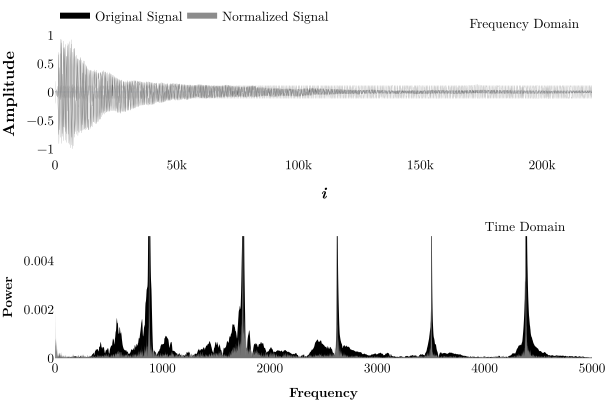

The Python source for this figure:
import plotly.graph_objects as go
import numpy as np
from scipy.interpolate import interp1d
import numpy.polynomial.polynomial as poly
import wave
from scipy.signal import savgol_filter
import os
from pathlib import Path
import sys
# import argparse
from plotly.subplots import make_subplots

def read_wav(path): 
  """returns signal & fps"""
  wav = wave.open(path , 'r')
  signal = np.frombuffer(wav.readframes(-1) , np.int16)
  fps = wav.getframerate()
  return signal, fps


def get_circle(x0, y0, x1, y1, r):
  '''returns center of circle that passes through two points'''
  
  radsq = r * r
  q = np.sqrt((x1 - x0)**2 + (y1 - y0)**2)

  # assert q <= 2 * r, f"shit"

  x3 = (x0 + x1) / 2
  y3 = (y0 + y1) / 2

  if y0 + y1 >= 0:
    xc = x3 + np.sqrt(radsq - (q / 2)**2) * ((y0 - y1) / q)
    yc = y3 + np.sqrt(radsq - (q / 2)**2) * ((x1 - x0) / q)
  else:
    xc = x3 - np.sqrt(radsq - (q / 2)**2) * ((y0 - y1) / q)
    yc = y3 - np.sqrt(radsq - (q / 2)**2) * ((x1 - x0) / q)

  return xc, yc


def get_radius_function(X, Y):
  m0 = np.average(Y[1:] - Y[:-1]) / np.average(X[1:] - X[:-1])
  curvatures_X = []
  curvatures_Y = []
  for i in range(len(X) - 1):
    m1 = (Y[i + 1] - Y[i]) / (X[i + 1] - X[i])

    theta = np.arctan( (m1 - m0) / (1 + m1 * m0) )
    k = np.sin(theta) / (X[i + 1] - X[i])

    # if k >= 0:
    curvatures_X.append((X[i + 1] + X[i]) / 2)
    curvatures_Y.append(k)
    
  curvatures_Y = np.array(curvatures_Y)
  coefs = poly.polyfit(curvatures_X, curvatures_Y, 0)
  smooth_curvatures_Y = poly.polyval(curvatures_X, coefs)

  r_of_x = interp1d(curvatures_X, 1 / np.abs(smooth_curvatures_Y), fill_value="extrapolate")

  return r_of_x


def get_frontier(X, Y):
  '''extracts the envelope via snowball method'''
  scaling = (np.average(X[1:]-X[:-1]) / 2) / np.average(Y)
  Y = Y * scaling

  r_of_x = get_radius_function(X, Y)
  idx1 = 0
  idx2 = 1
  frontierX = [X[0]]
  frontierY = [Y[0]]
  n = len(X)
  while idx2 < n:
    r = r_of_x((X[idx1] + X[idx2]) / 2)
    xc, yc = get_circle(X[idx1], Y[idx1], X[idx2], Y[idx2], r) # Triangle
    empty = True
    for i in range(idx2 + 1, n):
      if np.sqrt((xc - X[i])**2 + (yc - Y[i])**2) < r:
        empty = False
        idx2 += 1
        break
    if empty:
      frontierX.append(X[idx2])
      frontierY.append(Y[idx2])
      idx1 = idx2
      idx2 += 1
  # frontierX.append(X[-1])
  # frontierY.append(Y[-1])
  frontierX = np.array(frontierX)
  frontierY = np.array(frontierY) / scaling
  return frontierX, frontierY


'''==============='''
''' Read wav file '''
'''==============='''
name = "piano33"
parent_path = str(Path(os.path.abspath('./')).parents[0])
path = f"{parent_path}/Python/Samples/{name}.wav"
print(path)

W, fps = read_wav(path)

W = W - np.average(W)
amplitude = np.max(np.abs(W))
W = W / amplitude
n = W.size
print(f"n={n}")
X = np.arange(n)


sign = np.sign(W[0])
x = 1
while np.sign(W[x]) == sign:
  x += 1
x0 = x + 1
sign = np.sign(W[x0])


posX = []
posY = []
negX = []
negY = []
for x in range(x0, n):
  if np.sign(W[x]) != sign: # Prospective pulse
    if x - x0 > 2:          # Not noise
      xp = x0 + np.argmax(np.abs(W[x0 : x]))
      yp = W[xp]
      if np.sign(yp) >= 0:
        posX.append(xp)
        posY.append(yp)
      else:
        negX.append(xp)
        negY.append(yp)
    x0 = x
    sign = np.sign(W[x])

posX, posY, negX, negY = np.array(posX), np.array(posY), np.array(negX), np.array(negY)

pos_frontierX, pos_frontierY = get_frontier(posX, posY)
neg_frontierX, neg_frontierY = get_frontier(negX, negY)

frontierX = np.concatenate([pos_frontierX, neg_frontierX])
frontierY = np.concatenate([pos_frontierY, np.abs(neg_frontierY)])

idxs = np.argsort(frontierX)
frontierX = frontierX[idxs]
frontierY = frontierY[idxs]

f = interp1d(frontierX, frontierY, fill_value="extrapolate", assume_sorted=True)

FT = np.abs(np.fft.rfft(W) * 2 / n)
# FT = FT / np.max(FT)

normalized_W = W / f(X)
normalized_W = normalized_W / np.average(np.abs(normalized_W)) * np.average(np.abs(W))
normalized_W = normalized_W - np.average(normalized_W)
normalized_FT = np.abs(np.fft.rfft(normalized_W) * 2 / n)
# normalized_FT = normalized_FT / np.max(normalized_FT)


'''============================================================================'''
'''                                    PLOT FT                                    '''
'''============================================================================'''
FONT = dict(
  family="Latin Modern Roman",
  color="black",
  size=13.3333
)

fig = make_subplots(
  rows=2, cols=1,
  subplot_titles=("Frequency Domain", "Time Domain")
)

fig.layout.template ="plotly_white" 
fig.update_layout(
  xaxis_title="<b><i>i</i></b>",
  yaxis_title="<b>Amplitude</b>",
  paper_bgcolor='rgba(0,0,0,0)',
  plot_bgcolor='rgba(0,0,0,0)',
  legend=dict(orientation='h', y=1.1),
  margin=dict(l=0, r=0, b=0, t=0),
  font=FONT
)
fig.update_xaxes(title_font = FONT, row=2, col=1, title_text="<b>Frequency</b>", showline=False, showgrid=False, zeroline=False, range=[0, 5000])
fig.update_yaxes(title_font = FONT, row=2, col=1, title_text="<b>Power</b>", showline=False, showgrid=False, zerolinewidth=1, zerolinecolor='silver', range=[0, 0.005])


fig.add_trace(
  go.Scatter(
    name="Original Signal", # <|<|<|<|<|<|<|<|<|<|<|<|
    x=X,
    y=FT,
    mode="none",
    fill="tozeroy",
    fillcolor="black",
  ),
  row=2, col=1
)

fig.add_trace(
  go.Scatter(
    name="Normalized Signal", # <|<|<|<|<|<|<|<|<|<|<|<|
    x=X,
    y=normalized_FT,
    mode="none",
    fill="tozeroy",
    fillcolor="rgba(128,128,128,0.9)",
  ),
  row=2, col=1
)



'''============================================================================'''
'''                                    PLOT SIGNAL                                   '''
'''============================================================================'''
fig.update_xaxes(title_font = FONT, row=1, col=1, title_text="<b><i>i</i></b>", showline=False, showgrid=False, zeroline=False)
fig.update_yaxes(title_font = FONT, row=1, col=1, title_text="<b>Amplitude</b>", showline=False, showgrid=False, zerolinewidth=1)


fig.add_trace(
  go.Scatter(
    name="Original Signal", # <|<|<|<|<|<|<|<|<|<|<|<|
    x=X,
    y=W,
    mode="lines",
    # line_shape='spline',
    line=dict(
      color="black",
      width=.1
      ),
    showlegend=False,
  ),
  row=1, col=1
)

fig.add_trace(
  go.Scatter(
    name="Normalized Signal", # <|<|<|<|<|<|<|<|<|<|<|<|
    x=X,
    y=normalized_W,
    mode="lines",
    # line_shape='spline',
    line=dict(
      color="rgba(128,128,128,0.9)",
      width=.1
    ),
    showlegend=False,
  ),
  row=1, col=1
)

fig.layout.annotations[0].update(x=0.875, font=FONT)
fig.layout.annotations[1].update(x=0.875, font=FONT)

# fig.show(config=dict({'scrollZoom': True}))

# fig.show()
save_name = "./imgs/" + sys.argv[0].split('/')[-1].replace(".py", ".svg")
fig.write_image(save_name, width=605, height=400, engine="kaleido", format="svg")
print("saved:", save_name)
